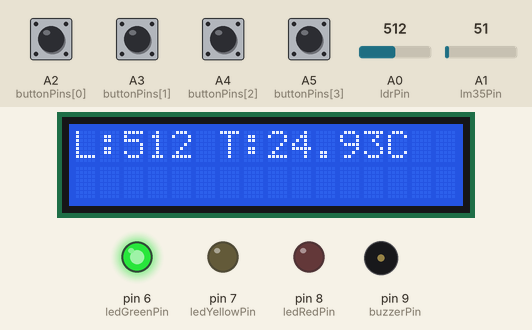
Recording of a sketch running on a simulated Arduino Uno, built with avr-gcc and run on an emulated ATmega328P. Parts: 16×2 character LCD, output pins drawn as LEDs (lit = HIGH), buzzer (waves = sounding). The test bench sets the inputs (shaded band); at power-on: A2 (buttonPins[0]), A3 (buttonPins[1]), A4 (buttonPins[2]), A5 (buttonPins[3]) HIGH, A0 (ldrPin) = 512, A1 (lm35Pin) = 51.

Above: at 1.2 s.
1.3 s: A0 (ldrPin) set to 889
At 2.7 s:
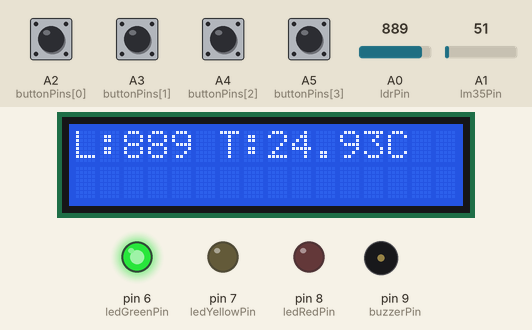
3.0 s: A0 (ldrPin) set to 916
At 3.4 s:
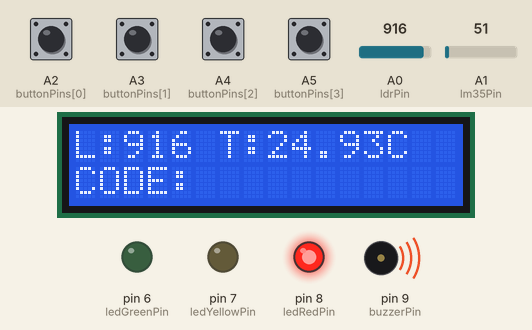
4.5 s: A1 (lm35Pin) set to 61
At 5.0 s:
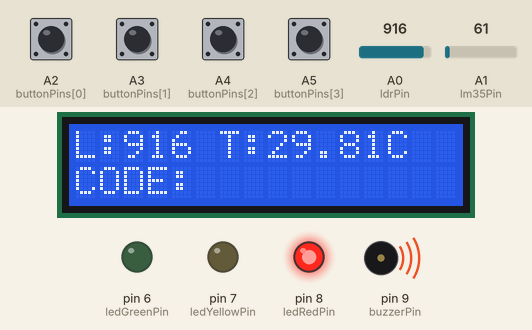
6.1 s: A2 (buttonPins[0]) pulled LOW for 0.6 s
At 6.8 s:
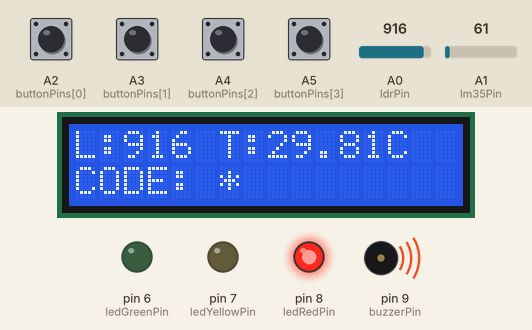
8.2 s: A3 (buttonPins[1]) pulled LOW for 0.6 s
At 9.3 s:
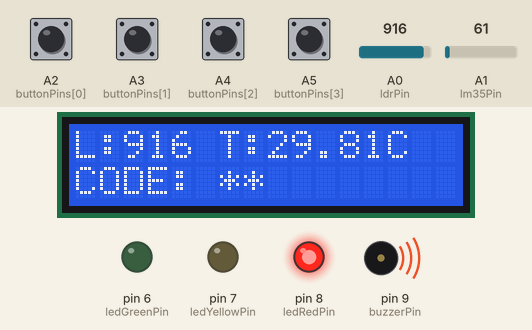
10.3 s: A4 (buttonPins[2]) pulled LOW for 0.6 s
At 10.9 s:
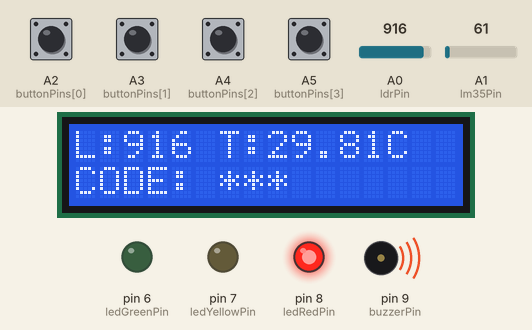
Timing chart, 0 to 13.3 s (numbered marks = the images above; inputs shaded):
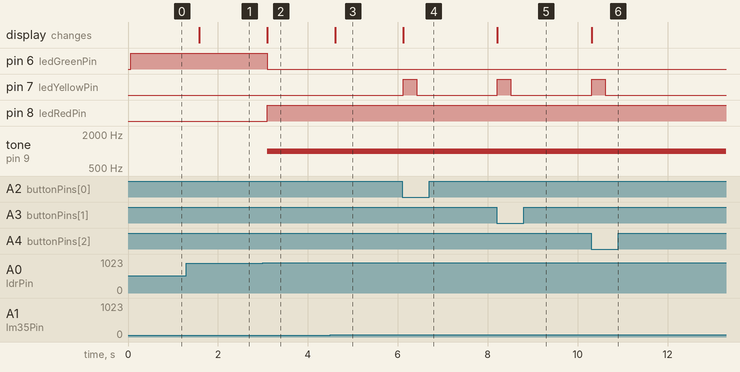

Measured:
- the behaviour switches between 900 and 901 on A0 (ldrPin) (found by bisection; images 1 and 2)
- after the input at 1.3 s, the display: changes after 0.28 s (image 1)
- after the input at 3.0 s, pin 6 (ledGreenPin): HIGH → LOW after 0.10 s; pin 8 (ledRedPin): LOW → HIGH after 0.10 s; tone on pin 9 (buzzerPin): silent → 1000 Hz after 0.10 s; the display: changes after 0.10 s (image 2)
- after the input at 4.5 s, the display: changes after 0.11 s (image 3)
- after the input at 6.1 s, pin 7 (ledYellowPin): LOW → HIGH at once, → LOW 0.30 s later; the display: changes at once (image 4)
- after the input at 8.2 s, pin 7 (ledYellowPin): LOW → HIGH at once, → LOW 0.30 s later; the display: changes at once (image 5)
- after the input at 10.3 s, pin 7 (ledYellowPin): LOW → HIGH at once, → LOW 0.30 s later; the display: changes at once (image 6)

The sketch:

SecuritySystem_Arduino.ino
```cpp
#include <LiquidCrystal.h>

// Inicializa a biblioteca com os pinos conectados ao LCD: (RS, E, D4, D5, D6, D7)
LiquidCrystal lcd(12, 11, 5, 4, 3, 2);

// Define os pinos do LDR, LM35, LEDs, buzzer e botões
const int ldrPin = A0;
const int lm35Pin = A1;
const int ledGreenPin = 6;
const int ledYellowPin = 7;
const int ledRedPin = 8;
const int buzzerPin = 9;
const int buttonPins[] = {A2, A3, A4, A5};

// Código de segurança correto
const int correctCode[] = {0, 1, 2, 3};
int enteredCode[4]; // Armazena a entrada do usuário
int codeIndex = 0;
int incorrectAttempts = 0;

// Limite de luminosidade para detectar invasão (valores altos indicam mais luz)
const int ldrThreshold = 900;

bool alarmActive = false;
unsigned long alarmStartTime;
const unsigned long alarmDuration = 60000; // 1 minuto

void setup() {
  // Configura o número de colunas e linhas do LCD
  lcd.begin(16, 2);
  // Configura os pinos dos LEDs e do buzzer como saída
  pinMode(ledGreenPin, OUTPUT);
  pinMode(ledYellowPin, OUTPUT);
  pinMode(ledRedPin, OUTPUT);
  pinMode(buzzerPin, OUTPUT);

  // Configura os pinos dos botões como entrada com pull-up interno
  for (int i = 0; i < 4; i++) {
    pinMode(buttonPins[i], INPUT_PULLUP);
  }

  // Inicializa os LEDs e o buzzer como desligados
  digitalWrite(ledGreenPin, LOW);
  digitalWrite(ledYellowPin, LOW);
  digitalWrite(ledRedPin, LOW);
  noTone(buzzerPin);
}

void loop() {
  // Lê o valor do LDR
  int ldrValue = analogRead(ldrPin);

  // Lê o valor do LM35
  int lm35Value = analogRead(lm35Pin);
  float temperature = lm35Value * (5.0 / 1023.0) * 100.0;

  // Exibe a luminosidade e a temperatura na primeira linha do LCD
  lcd.setCursor(0, 0);
  lcd.print("L:");
  lcd.print(ldrValue);
  lcd.print(" T:");
  lcd.print(temperature);
  lcd.print("C  ");

  if (ldrValue > ldrThreshold && !alarmActive) {
    // Ativa o alarme
    alarmActive = true;
    alarmStartTime = millis();
  }

  if (alarmActive) {
    // Mantém o alarme ativo por um período específico
    if (millis() - alarmStartTime < alarmDuration) {
      digitalWrite(ledRedPin, HIGH);
      digitalWrite(ledGreenPin, LOW);
      digitalWrite(ledYellowPin, LOW);
      tone(buzzerPin, 1000); // Liga o buzzer

      // Exibir o prompt para digitar o código na segunda linha do LCD
      lcd.setCursor(0, 1);
      lcd.print("CODE: ");

      // Lê a entrada dos botões para o código de segurança
      for (int i = 0; i < 4; i++) {
        if (digitalRead(buttonPins[i]) == LOW) {
          enteredCode[codeIndex] = i;
          codeIndex++;
          digitalWrite(ledYellowPin, HIGH); // Indicação visual da entrada do código
          lcd.setCursor(6 + codeIndex - 1, 1);
          lcd.print("*"); // Exibe um * para cada dígito do código
          delay(300); // Debounce
          digitalWrite(ledYellowPin, LOW);
          while (digitalRead(buttonPins[i]) == LOW); // Espera até o botão ser liberado

          if (codeIndex >= 4) {
            if (isCodeCorrect()) {
              // Desativa o alarme
              alarmActive = false;
              digitalWrite(ledRedPin, LOW);
              digitalWrite(ledYellowPin, HIGH);
              noTone(buzzerPin); // Desliga o buzzer
              codeIndex = 0;
              lcd.setCursor(6, 1);
              lcd.print("    "); // Limpa os asteriscos
            } else {
              // Reinicializar a exibição do código se estiver incorreto
              incorrectAttempts++;
              codeIndex = 0;
              lcd.setCursor(6, 1);
              lcd.print("    ");
            }
          }
        }
      }
    } else {
      // Desativa o alarme após o tempo especificado
      alarmActive = false;
      digitalWrite(ledRedPin, LOW);
      noTone(buzzerPin); // Desliga o buzzer
    }
  } else {
    // Se o alarme não estiver ativo, mantém o LED verde aceso
    digitalWrite(ledRedPin, LOW);
    digitalWrite(ledGreenPin, HIGH);
    digitalWrite(ledYellowPin, LOW);
    noTone(buzzerPin); // Desliga o buzzer
    lcd.setCursor(0, 1);
    lcd.print("                "); // Limpa a segunda linha
  }

  // Aguarda 500 milissegundos antes de atualizar novamente
  delay(500);
}

bool isCodeCorrect() {
  for (int i = 0; i < 4; i++) {
    if (enteredCode[i] != correctCode[i]) {
      return false;
    }
  }
  return true;
}
```
